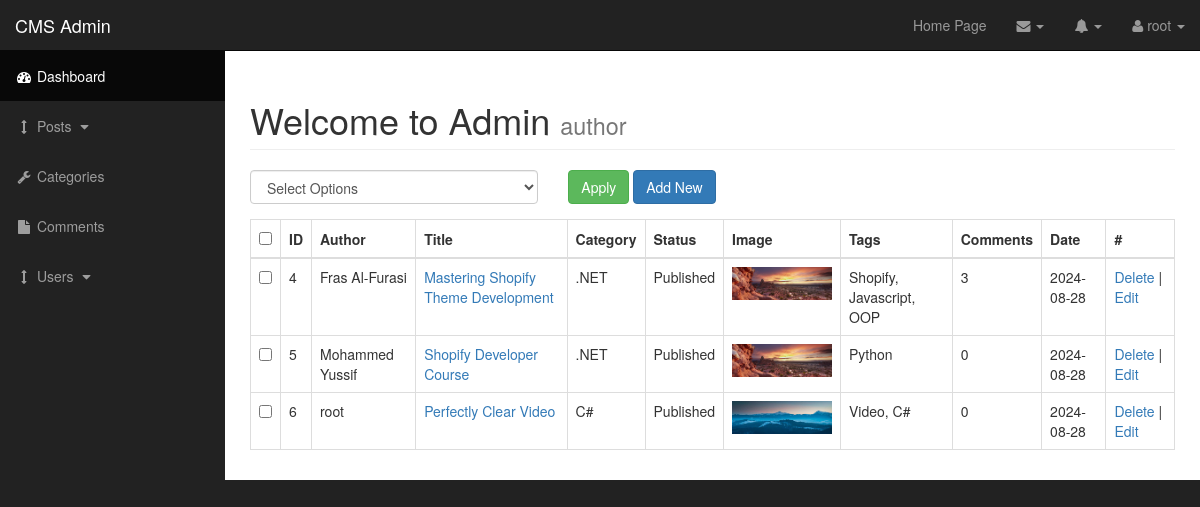
Screenshot of /admin/posts.php (signed in) with the database file from the repository.
### tables this page shows
CREATE TABLE `posts` (
  `post_id` int(3) NOT NULL,
  `post_category_id` int(11) NOT NULL,
  `post_title` varchar(255) NOT NULL,
  `post_author` varchar(255) NOT NULL,
  `post_date` date NOT NULL,
  `post_image` text NOT NULL,
  `post_content` text NOT NULL,
  `post_tags` varchar(255) NOT NULL,
  `post_comment_count` int(11) NOT NULL,
  `post_status` varchar(255) NOT NULL DEFAULT 'draft'
);

CREATE TABLE `categories` (
  `cat_id` int(3) NOT NULL,
  `cat_title` varchar(255) NOT NULL
);

### admin/includes/view_all_posts.php (the view, shortened to what this page needs)
<form action="" method="POST">
    <table class="table table-bordered table-hover" id="viewposts">
        <div class="row">
            <div class="col-sm-4">
                <select class="form-control" name="bulk_option">
                    <option value="">Select Options</option>
                </select>
            </div>
            <div class="form-group col-xs-4">
                <input type="submit" class="btn btn-success" name="apply" value="Apply">
                <a class="btn btn-primary" href="posts.php?source=add_post">Add New</a>
            </div>
        </div>
        <thead>
            <tr>
                <th><input type='checkbox' id='selectAllBoxes' onclick="selectAll(this)"></th>
                <th>ID</th>
                <th>Author</th>
                <th>Title</th>
                <th>Category</th>
                <th>Status</th>
                <th>Image</th>
                <th>Tags</th>
                <th>Comments</th>
                <th>Date</th>
                <th>#</th>
            </tr>
        </thead>
        <tbody>
            <?php
            $query = "SELECT * FROM posts";
            $fetch_posts_data = mysqli_query($connection, $query);
            while ($Row = mysqli_fetch_assoc($fetch_posts_data)) {
                $the_post_id = $Row['post_id'];
                echo "<tr>"; ?>
                <td><input type='checkbox' name='checkBoxArray[]' value='<?php echo $the_post_id ?>'></td>
            <?php
                echo "<td>{$Row['post_id']}</td>
                <td>{$Row['post_author']}</td>
                <td><a href='../post.php?p_id=$the_post_id'>{$Row['post_title']}</a></td>";
                $cat_id = $Row['post_category_id'];
                $query = "SELECT * FROM categories WHERE cat_id=$cat_id";
                $fetch_cat_data = mysqli_query($connection, $query);
                while ($Cat = mysqli_fetch_assoc($fetch_cat_data)) {
                    $cat_title = $Cat["cat_title"];
                    if (isset($cat_title)) {
                        echo "<td>$cat_title</td>";
                    }
                }
                echo "
                <td>{$Row['post_status']}</td>
                <td><img src='../images/{$Row['post_image']}' alt='image' width='100px'></td>
                <td>{$Row['post_tags']}</td>
                <td>{$Row['post_comment_count']}</td>
                <td>{$Row['post_date']}</td>
                <td>
                    <a onClick=\"javascript: return confirm('Are you sure you want to delete'); \" href='posts.php?delete=$the_post_id'>Delete</a>
                    | <a href='posts.php?source=edit_post&p_id=$the_post_id'>Edit</a>
                </td>
            </tr>";
            }
            ?>
        </tbody>
    </table>
</form>

### admin/css/sb-admin.css (style rules this page uses)
body { margin-top: 100px; background-color: #222; }
@media (min-width: 768px) { body { margin-top: 50px; } }

### rows the page displays
posts: post_id "4", post_author "Fras Al-Furasi", post_title "Mastering Shopify Theme Development", post_status "Published", post_image (picture), post_tags "Shopify, Javascript, OOP", post_comment_count "3", post_date "2024-08-28"
categories: cat_title ".NET"
posts: post_id "5", post_author "Mohammed Yussif", post_title "Shopify Developer Course", post_status "Published", post_image (picture), post_tags "Python", post_comment_count "0", post_date "2024-08-28"
posts: post_id "6", post_author "root", post_title "Perfectly Clear Video", post_status "Published", post_image (picture), post_tags "Video, C#", post_comment_count "0", post_date "2024-08-28"
categories: cat_title "C#"

### other values shown
$_SESSION['username'] "root"
